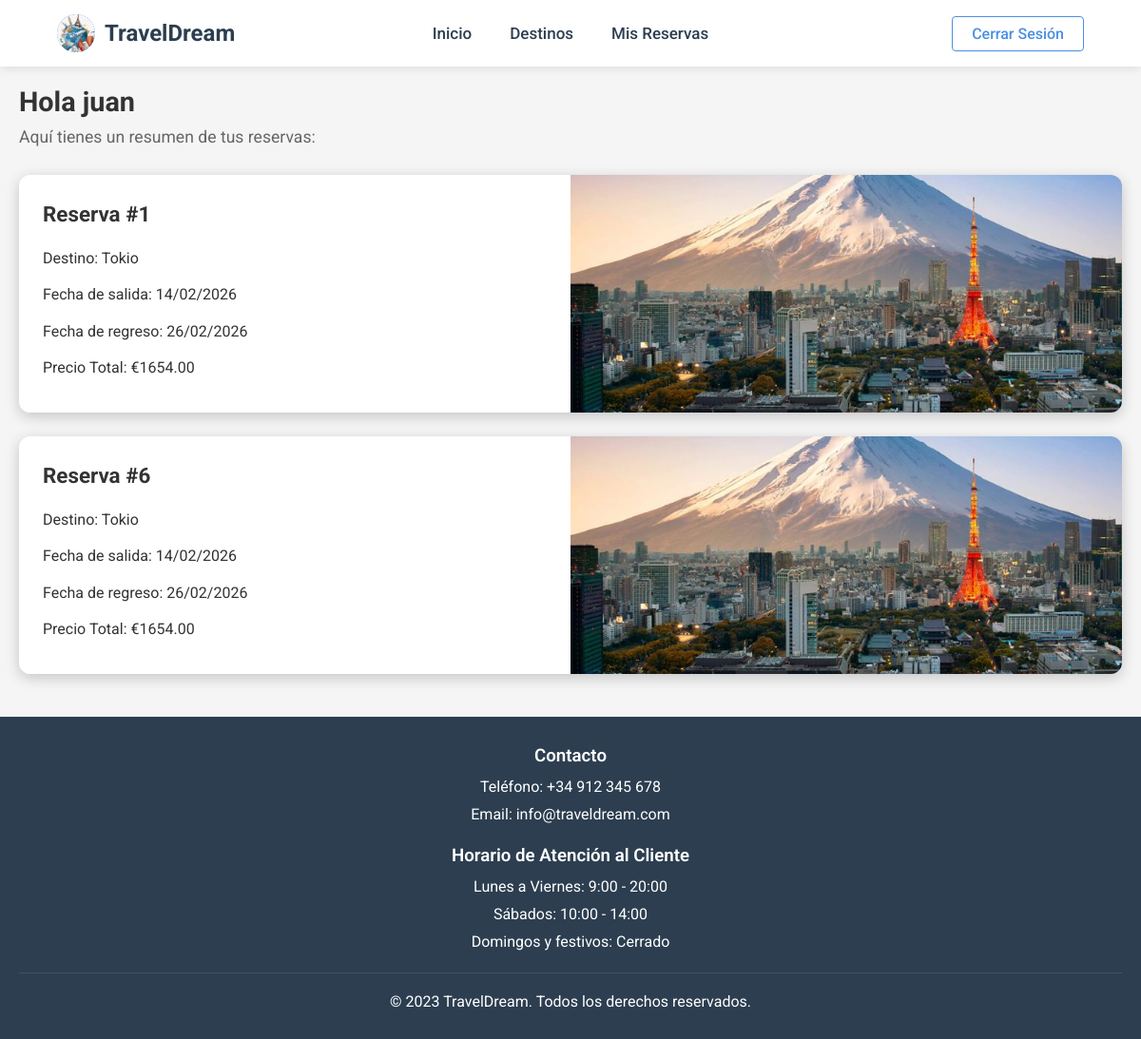
The app's page /mis_reservas/ (signed in) with its own data.
### appAgenciaDjango/models.py (models this page shows, shortened)
class Cliente(AbstractUser):
    clienteID = models.AutoField(primary_key=True)
    nombre = models.CharField(max_length=100)
    apellido = models.CharField(max_length=100)
    telefono = models.CharField(max_length=15)
    email = models.EmailField(unique=True)
    USERNAME_FIELD = 'email'
    REQUIRED_FIELDS = ['nombre', 'apellido', 'username']

class Reserva(models.Model):
    clienteID = models.ForeignKey(Cliente, on_delete=models.CASCADE)
    viajeID = models.ForeignKey(Viaje, on_delete=models.CASCADE)
    fecha_reserva = models.DateField(auto_now_add=True)
    seguro_viaje = models.BooleanField(default=False)
    def __str__(self):
        return f"Reserva {self.viajeID} - {self.clienteID.nombre}"

class Viaje(models.Model):
    viajeID = models.AutoField(primary_key=True)
    destino = models.ForeignKey(Destino, on_delete=models.CASCADE)
    precio = models.DecimalField(max_digits=10, decimal_places=2)
    fecha_salida = models.DateField()
    fecha_regreso = models.DateField()
    plazas_totales = models.IntegerField()
    def __str__(self):
        return f"{self.viajeID} - {self.destino.nombre}"

class Destino(models.Model):
    destinoID = models.AutoField(primary_key=True)
    nombre = models.CharField(max_length=100)
    descripcion = models.TextField()
    pais = models.CharField(max_length=100)
    moneda = models.CharField(max_length=50)

### appAgenciaDjango/views.py (the view)
# urls.py: path('mis_reservas/', views.mis_reservas, name='mis_reservas'),
def mis_reservas(request):
    if not request.user.is_authenticated:
        return redirect('login')
    cliente = request.user
    cliente = Cliente.objects.get(email=cliente.email)
    reservas = Reserva.objects.filter(clienteID=cliente.clienteID)
    print(reservas)
    reservas_updated =[reserva for reserva in reservas if reserva.viajeID.fecha_regreso >=  datetime.date.today()]
    ids = [hash(reserva) for reserva in reservas]
    return render(request, 'mis_reservas.html', {'reservas': zip(reservas_updated, ids) })

### appAgenciaDjango/templates/mis_reservas.html (shortened to what this page needs)
{% extends 'base.html' %}
{% load static %}
{% block extra_css %}
<link rel="stylesheet" href="{% static 'css/mis_reservas.css' %}">
{% endblock %}
{% block contenido %}
<div class="reservas-container">
    <p class="user-greeting">Hola {{ user.username }}</p>
    <p class="user-info">Aquí tienes un resumen de tus reservas:</p>
<div class="reservas-grid">
    {% for reserva, id in reservas %}
    <div class="reserva-card">
        <div class="reserva-card-left">
            <h3 class="reserva-title">Reserva #{{ id }}</h3>
            <p>Destino: {{ reserva.viajeID.destino.nombre }}</p>
            <p>Fecha de salida: {{ reserva.viajeID.fecha_salida|date:"d/m/Y" }}</p>
            <p>Fecha de regreso: {{ reserva.viajeID.fecha_regreso|date:"d/m/Y" }}</p>
            <p>Precio Total: €{{ reserva.viajeID.precio }}</p>
        </div>
        <div class="reserva-image">
            <img src="{% static 'images/' %}{{ reserva.viajeID.destino.nombre }}.jpg?v=2" alt="{{reserva.viajeID.destino.nombre}}">
        </div>
    </div>
{% empty %}
    <p class="no-reservas">No tienes reservas aún.</p>
{% endfor %}
</div>
</div>
{% endblock %}

### appAgenciaDjango/static/css/base.css (style rules this page uses)
* { margin: 0; padding: 0; box-sizing: border-box; font-family: 'Roboto', 'Segoe UI', Tahoma, Geneva, Verdana, sans-serif; }
body { background-color: #f5f5f5; color: #333; display: flex; flex-direction: column; min-height: 100vh; }

### appAgenciaDjango/static/css/mis_reservas.css (style rules this page uses)
.reservas-container { max-width: 1200px; margin: 0 auto; padding: 20px; }
.reserva-card { display: grid; grid-template-columns: 1fr 1fr; border-radius: 12px; overflow: hidden; margin-bottom: 25px; box-shadow: 0 4px 15px rgba(0,0,0,0.2); transition: transform 0.3s ease, box-shadow 0.3s ease; min-height: 220px; }
.reserva-card-left { background-color: #fff; padding: 25px; display: flex; flex-direction: column; justify-content: center; color: #333; }
.reserva-title { margin-top: 0; margin-bottom: 15px; font-size: 1.4rem; }
.reserva-card-left p { margin: 8px 0; font-size: 1rem; line-height: 1.4; }
.reserva-image { width: 100%; height: 250px; overflow: hidden; display: block; position: relative; }
.reserva-image img { width: 100%; height: 100%; object-fit: cover; object-position: center; display: block; position: absolute; top: 0; left: 0; }
.user-greeting { font-size: 1.8rem; color: #333; margin-bottom: 10px; font-weight: bold; }
.user-info { font-size: 1.1rem; color: #666; margin-bottom: 30px; }

### records on screen
Cliente: username "juan"
Reserva: id "1", viajeID.destino.nombre "Tokio", viajeID.fecha_salida "14/02/2026", viajeID.fecha_regreso "26/02/2026", viajeID.precio "1654.00", viajeID.destino.nombre (picture)
Reserva: id "6", viajeID.destino.nombre "Tokio", viajeID.fecha_salida "14/02/2026", viajeID.fecha_regreso "26/02/2026", viajeID.precio "1654.00", viajeID.destino.nombre (picture)
